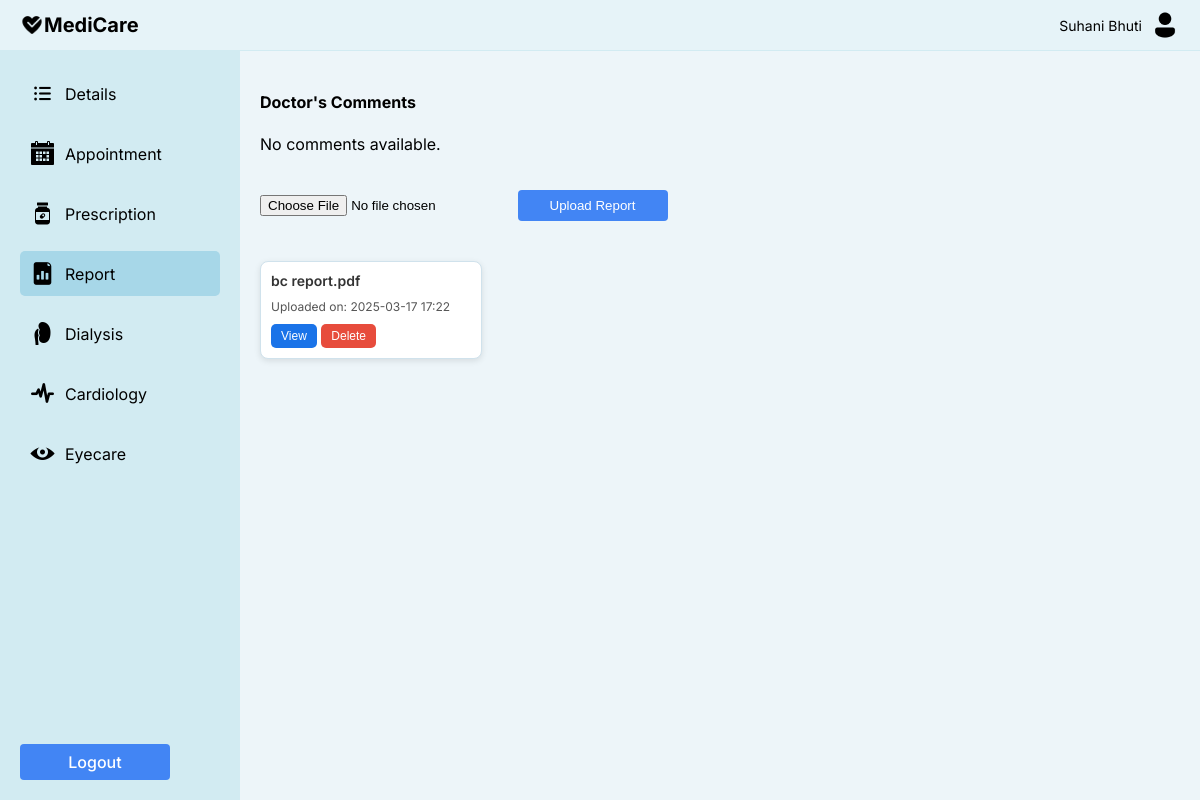
The app's page /accounts/p_rep/ (signed in), older data.
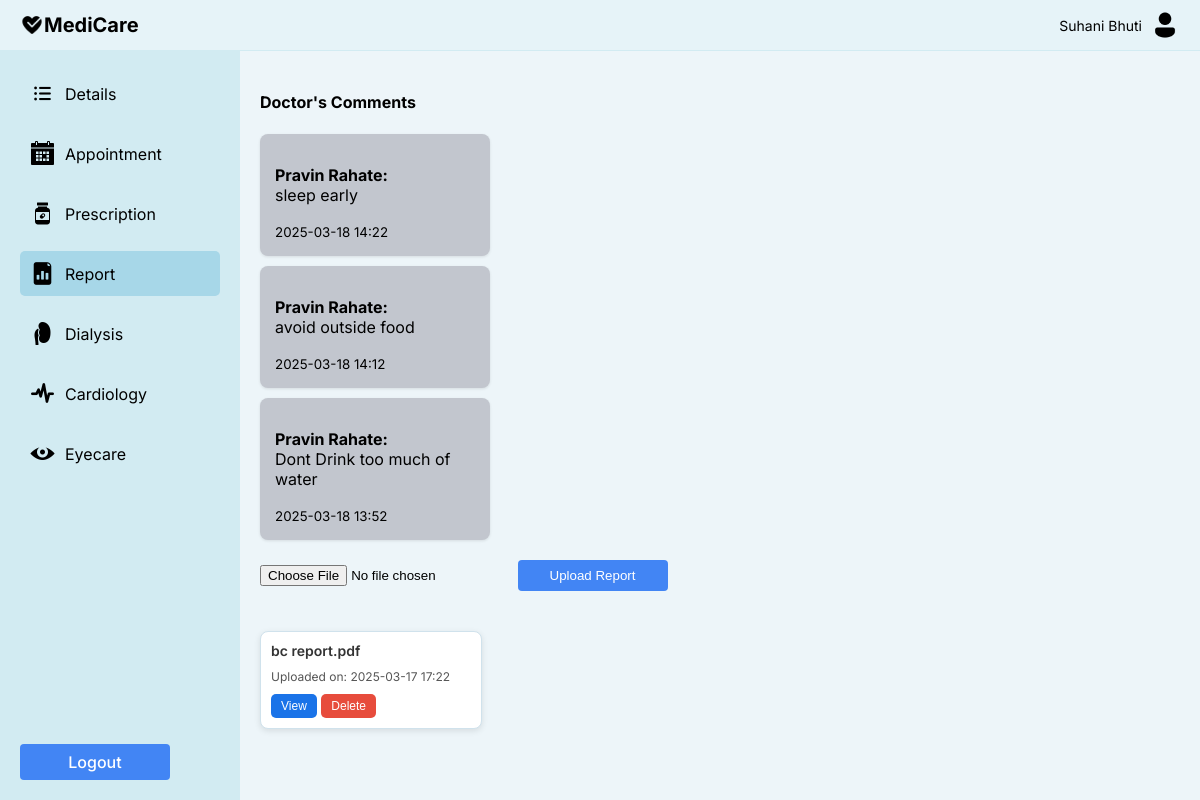
The same page, newer data.
### accounts/models.py (models this page shows, shortened)
class PatientReport(models.Model):
    patient = models.ForeignKey(settings.AUTH_USER_MODEL, on_delete=models.CASCADE, related_name='reports')
    file_name = models.CharField(max_length=255)
    file = models.FileField(upload_to='patient_reports/')
    uploaded_at = models.DateTimeField(auto_now_add=True)

class DoctorComment(models.Model):
    patient = models.ForeignKey(settings.AUTH_USER_MODEL, on_delete=models.CASCADE, related_name='doctor_comments')
    doctor = models.ForeignKey(settings.AUTH_USER_MODEL, on_delete=models.CASCADE, related_name='comments_given')
    comment = models.TextField()
    commented_at = models.DateTimeField(auto_now_add=True)

class User(AbstractUser):
    PATIENT = 'patient'
    DOCTOR = 'doctor'
    NURSE = 'nurse'
    ADMIN = 'admin'
    ROLE_CHOICES = [
        (PATIENT, 'Patient'),
        (DOCTOR, 'Doctor'),
        (NURSE, 'Nurse'),
        (ADMIN, 'Admin'),
    ]
    role = models.CharField(max_length=10, choices=ROLE_CHOICES, default=PATIENT)

class StaffD(models.Model):
    user = models.OneToOneField(User, on_delete=models.CASCADE, related_name='staff_profile', default=1)
    full_name = models.CharField(max_length=100)
    email = models.EmailField( null=True, blank=True)
    mobile_number = models.CharField(max_length=15)
    gender = models.CharField(max_length=10)
    age = models.PositiveIntegerField()
    department = models.CharField(max_length=50)
    specialization = models.CharField(max_length=100)
    qualification = models.CharField(max_length=100)
    years_of_experience = models.CharField(max_length=10)

### accounts/views.py (the view, shortened to what this page needs)
# urls.py: path('p_rep/', views.p_rep, name='p_rep'),
@login_required
def p_rep(request):
    doctor_comments = DoctorComment.objects.filter(patient=request.user).order_by('-commented_at')
    uploaded_files = PatientReport.objects.filter(patient=request.user)
    form = PatientReportForm()
    comment_form = DoctorCommentForm()
    context = {
        'doctor_comments': doctor_comments,
        'uploaded_files': uploaded_files,
        'form': form,
        'comment_form': comment_form,
    }
    return render(request, 'accounts/p_rep.html', context)

### accounts/forms.py
class PatientReportForm(forms.ModelForm):
    class Meta:
        model = PatientReport
        fields = ['file']

class DoctorCommentForm(forms.ModelForm):
    class Meta:
        model = DoctorComment
        fields = ['comment']

### accounts/context_processors.py (called while the page is built)
def media_url(request):
    return {
        'MEDIA_URL': settings.MEDIA_URL,
    }

### templates/accounts/p_rep.html (shortened to what this page needs)
<!DOCTYPE html>
<html lang="en">
<head>
</head>
<body>
    <div class="container">
        <div class="navbar">
            <a href="#" class="logo">
                <img src="{{ MEDIA_URL }}Heart Health.png" alt="MediCare" width="24" height="24">
                MediCare
            </a>
            <div class="admin-profile">
                <span>{{ request.user.patient_profile.full_name }}</span>
                <img src="{{ MEDIA_URL }}Male User.png" alt="Admin" width="30" height="30">
            </div>
        </div>
        <div class="content">
            <div class="sidebar">
                <a href="{% url 'p_det' %}" class="menu-item"><img src="{{ MEDIA_URL }}Details.png" alt="Appointment Icon"> Details</a>
                <a href="#" class="menu-item"><img src="{{ MEDIA_URL }}appointment.png" alt="Appointment Icon"> Appointment</a>
                <a href="{% url 'p_pres' %}" class="menu-item"><img src="{{ MEDIA_URL }}Add Reminder.png" alt="Reminder Icon"> Prescription</a>
                <a href="{% url 'p_rep' %}" class="menu-item active"><img src="{{ MEDIA_URL }}Test Results.png" alt="Report Icon"> Report</a>
                <a href="{% url 'p_dialysis' %}" class="menu-item "><img src="{{ MEDIA_URL }}dialysis.png" alt="Report Icon"> Dialysis</a>
                <a href="{% url 'p_cardio' %}" class="menu-item "><img src="{{ MEDIA_URL }}cardio.png" alt="Report Icon"> Cardiology</a>
                <a href="{% url 'p_eyecare' %}" class="menu-item  "><img src="{{ MEDIA_URL }}eye.png" alt="Report Icon"> Eyecare</a>
                <div class="logout">
                    <a href="{% url "logoutp" %}" class='btn btn-primary'> Logout </a>
                </div>
            </div>
        <main class="main-content">
            <div class="comment-list">
                <h4>Doctor's Comments</h4>
                {% for comment in doctor_comments %}
                <div class="comment-card">
                    <p><strong>{{  comment.doctor.staff_profile.full_name }}:</strong> <br>{{ comment.comment }}</p>
                    <small>{{ comment.commented_at|date:"Y-m-d H:i" }}</small>
                </div>
                {% empty %}
                <p>No comments available.</p>
                {% endfor %}
            </div>
            <form method="post" enctype="multipart/form-data">
                <div class="file-upload-section">
                    <input type="file" id="file-upload" name="file" accept=".pdf,.doc,.docx,.jpg,.png">
                    <button type="submit" name="file_submit" class='btn btn-primary'>Upload Report</button>
                </div>
            </form>
            <div class="file-cards" id="file-cards">
                {% for file in uploaded_files %}
                <div class="file-card">
                    <h5>{{ file.file_name }}</h5>
                    <p>Uploaded on: {{ file.uploaded_at|date:"Y-m-d H:i" }}</p>
                    <button onclick="window.open('{{ file.file.url }}', '_blank')">View</button>
                    <form method="post" action="{% url 'delete_report' file.id %}" style="display: inline;">
                        <button type="submit" class="btn-delete">Delete</button>
                    </form>
                </div>
                {% endfor %}
            </div>
        </main>
    </div>
</div>
</body>
</html>

Row changes from the older to the newer data that the page shows:
added DoctorComment: doctor.staff_profile.full_name "Pravin Rahate", comment "sleep early", commented_at "2025-03-18 14:22"
added DoctorComment: doctor.staff_profile.full_name "Pravin Rahate", comment "avoid outside food", commented_at "2025-03-18 14:12"
added DoctorComment: doctor.staff_profile.full_name "Pravin Rahate", comment "Dont Drink too much of water", commented_at "2025-03-18 13:52"
Text that changed along with them:
text no longer shown: "No comments available."
